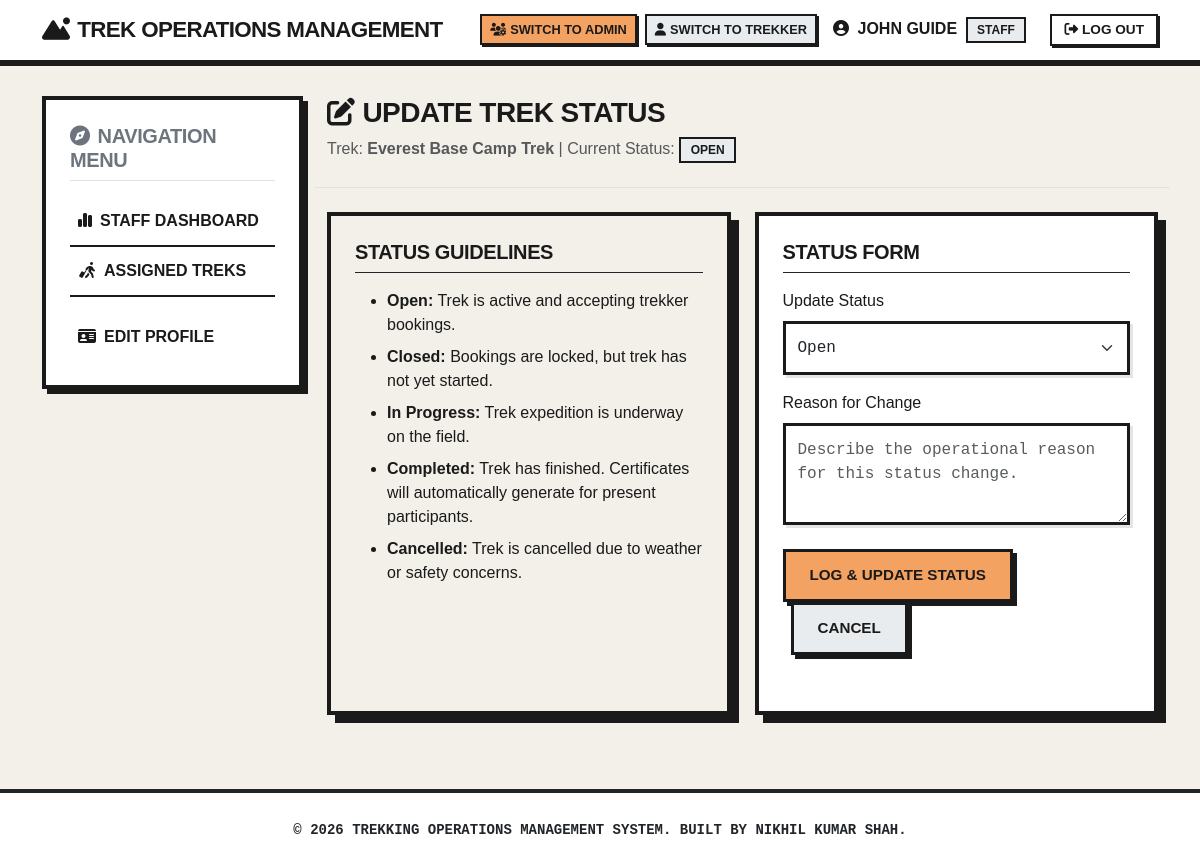
/staff/treks/1/update-status (signed in), run on the app's committed database.
### app/models/user.py (models this page shows, shortened)
class User(UserMixin, db.Model):
    __tablename__ = 'users'
    id = db.Column(db.Integer, primary_key=True)
    full_name = db.Column(db.String(100), nullable=False)
    email = db.Column(db.String(120), unique=True, nullable=False)
    phone = db.Column(db.String(20), nullable=False)
    password_hash = db.Column(db.String(256), nullable=False)
    role = db.Column(db.String(20), nullable=False, default='user')  # roles: admin, staff, user
    blood_group = db.Column(db.String(5), nullable=True)
    medical_conditions = db.Column(db.Text, nullable=True)
    emergency_contact_name = db.Column(db.String(100), nullable=True)
    emergency_contact_phone = db.Column(db.String(20), nullable=True)
    profile_image = db.Column(db.String(200), nullable=True)
    is_blacklisted = db.Column(db.Boolean, default=False, nullable=False)
    is_active = db.Column(db.Boolean, default=True, nullable=False)
    created_at = db.Column(db.DateTime, default=datetime.utcnow, nullable=False)
    bookings = db.relationship('Booking', backref='trekker', lazy=True, cascade='all, delete-orphan')
    staff_assignments = db.relationship('TrekStaffAssignment', backref='staff', lazy=True, cascade='all, delete-orphan')
    notifications = db.relationship('Notification', backref='user', lazy=True, cascade='all, delete-orphan')

### app/models/trek.py (models this page shows, shortened)
class Trek(db.Model):
    __tablename__ = 'treks'
    id = db.Column(db.Integer, primary_key=True)
    title = db.Column(db.String(100), nullable=False)
    location = db.Column(db.String(100), nullable=False)
    altitude = db.Column(db.Integer, nullable=False)  # in meters
    difficulty_level = db.Column(db.String(20), nullable=False)  # Easy, Moderate, Hard
    duration_days = db.Column(db.Integer, nullable=False)
    description = db.Column(db.Text, nullable=False)
    max_slots = db.Column(db.Integer, nullable=False)
    available_slots = db.Column(db.Integer, nullable=False)
    start_date = db.Column(db.Date, nullable=False)
    end_date = db.Column(db.Date, nullable=False)
    meeting_point = db.Column(db.String(150), nullable=False)
    trek_status = db.Column(db.String(30), default='Open', nullable=False)
    created_by = db.Column(db.Integer, db.ForeignKey('users.id'), nullable=False)
    created_at = db.Column(db.DateTime, default=datetime.utcnow, nullable=False)
    bookings = db.relationship('Booking', backref='trek', lazy=True, cascade='all, delete-orphan')
    staff_assignments = db.relationship('TrekStaffAssignment', backref='trek', lazy=True, cascade='all, delete-orphan')
    status_logs = db.relationship('TrekStatusLog', backref='trek', lazy=True, cascade='all, delete-orphan')

### app/routes/staff_routes.py (the view, shortened to what this page needs)
@staff_bp.route('/treks/<int:trek_id>/update-status', methods=['GET', 'POST'])
@login_required
@role_required('staff')
def update_status(trek_id):
    verify_staff_assignment(trek_id)
    trek = Trek.query.get_or_404(trek_id)
    form = TrekStatusForm(obj=trek)
    return render_template('staff/update_status.html', form=form, trek=trek)

### app/routes/forms.py
class TrekStatusForm(FlaskForm):
    trek_status = SelectField('Update Status', choices=[
        ('Open', 'Open'),
        ('Closed', 'Closed'),
        ('In Progress', 'In Progress'),
        ('Completed', 'Completed'),
        ('Cancelled', 'Cancelled')
    ], validators=[DataRequired()])
    reason = TextAreaField('Reason for Change', validators=[DataRequired(), Length(min=5, message="Please write a clear reason.")])
    submit = SubmitField('Log & Update Status')

### app/routes/staff_routes.py (called while the page is built)
def verify_staff_assignment(trek_id):
    assignment = TrekStaffAssignment.query.filter_by(
        trek_id=trek_id,
        staff_id=current_user.id,
        assignment_status='Active'
    ).first()
    if not assignment:
        abort(403)

### app/templates/staff/update_status.html (shortened to what this page needs)
{% extends "base.html" %}
{% block content %}
<div class="row mb-4 pb-2 border-bottom">
    <div class="col-12">
        <h3><i class="fa-solid fa-edit me-2"></i>Update Trek Status</h3>
        <p class="text-muted">Trek: <strong>{{ trek.title }}</strong> | Current Status: <span class="badge bg-secondary">{{ trek.trek_status }}</span></p>
    </div>
</div>
<div class="row">
    <div class="col-md-6 mb-4">
        <div class="brutalist-card brutalist-card--beige h-100">
            <h5 class="border-bottom border-dark pb-2 mb-3">Status Guidelines</h5>
            <ul>
                <li class="mb-2"><strong>Open:</strong> Trek is active and accepting trekker bookings.</li>
                <li class="mb-2"><strong>Closed:</strong> Bookings are locked, but trek has not yet started.</li>
                <li class="mb-2"><strong>In Progress:</strong> Trek expedition is underway on the field.</li>
                <li class="mb-2"><strong>Completed:</strong> Trek has finished. Certificates will automatically generate for present participants.</li>
                <li class="mb-2"><strong>Cancelled:</strong> Trek is cancelled due to weather or safety concerns.</li>
            </ul>
        </div>
    </div>
    <div class="col-md-6 mb-4">
        <div class="brutalist-card h-100">
            <h5 class="border-bottom border-dark pb-2 mb-3">Status Form</h5>
            <form method="POST" action="" novalidate>
                <div class="mb-3">
                    {{ form.trek_status.label(class="form-label") }}
                    {% if form.trek_status.errors %}
                        {{ form.trek_status(class="form-select is-invalid") }}
                        <div class="invalid-feedback">
                            {% for error in form.trek_status.errors %}
                                <span>{{ error }}</span>
                            {% endfor %}
                        </div>
                    {% else %}
                        {{ form.trek_status(class="form-select") }}
                    {% endif %}
                </div>
                <div class="mb-3">
                    {{ form.reason.label(class="form-label") }}
                    {% if form.reason.errors %}
                        {{ form.reason(class="form-control is-invalid", rows=3, placeholder="Describe the operational reason for this status change.") }}
                        <div class="invalid-feedback">
                            {% for error in form.reason.errors %}
                                <span>{{ error }}</span>
                            {% endfor %}
                        </div>
                    {% else %}
                        {{ form.reason(class="form-control", rows=3, placeholder="Describe the operational reason for this status change.") }}
                    {% endif %}
                </div>
                <div class="mt-4">
                    {{ form.submit(class="brutalist-btn brutalist-btn-primary") }}
                    <a href="{{ url_for('staff.list_treks') }}" class="brutalist-btn brutalist-btn-secondary ms-2">Cancel</a>
                </div>
            </form>
        </div>
    </div>
</div>
{% endblock %}

### app/templates/partials/navbar.html (shortened to what this page needs)
<nav class="navbar navbar-expand-lg navbar-light bg-white">
    <div class="container">
        <a class="navbar-brand" href="/">
            <i class="fa-solid fa-mountain-sun me-2"></i>Trek Operations Management
        </a>
        <div class="collapse navbar-collapse" id="navbarNav">
            <ul class="navbar-nav ms-auto align-items-center">
                {% if current_user.is_authenticated %}
                    {% if current_user.role != 'admin' %}
                        <li class="nav-item">
                            <a class="brutalist-btn brutalist-btn-primary me-2" style="padding: 0.25rem 0.5rem; font-size: 0.8rem; margin: 0; box-shadow: 2px 2px 0 var(--ui-border); border-width: 2px;" href="{{ url_for('auth.switch_role', role='admin') }}">
                                <i class="fa-solid fa-users-gear me-1"></i>Switch to Admin
                            </a>
                        </li>
                    {% endif %}
                    {% if current_user.role != 'user' %}
                        <li class="nav-item">
                            <a class="brutalist-btn brutalist-btn-secondary me-2" style="padding: 0.25rem 0.5rem; font-size: 0.8rem; margin: 0; box-shadow: 2px 2px 0 var(--ui-border); border-width: 2px;" href="{{ url_for('auth.switch_role', role='user') }}">
                                <i class="fa-solid fa-user me-1"></i>Switch to Trekker
                            </a>
                        </li>
                    {% endif %}
                    <li class="nav-item">
                        <span class="nav-link text-dark me-3">
                            <i class="fa-solid fa-user-circle me-1"></i>
                            {{ current_user.full_name }}
                            <span class="badge bg-secondary ms-1 text-uppercase" style="font-size: 0.75rem;">
                                {{ current_user.role }}
                            </span>
                        </span>
                    </li>
                    <li class="nav-item">
                        <a class="brutalist-btn" style="padding: 0.25rem 0.75rem; font-size: 0.85rem; margin: 0; box-shadow: 2px 2px 0 var(--ui-border); border-width: 2px;" href="{{ url_for('auth.logout') }}">
                            <i class="fa-solid fa-right-from-bracket me-1"></i>Log Out
                        </a>
                    </li>
                {% endif %}
            </ul>
        </div>
    </div>
</nav>

### app/static/css/base.css (style rules this page uses)
:root { --ui-bg: #f2f0e9; --ui-card-bg: #ffffff; --ui-text: #1a1a1a; --ui-accent: #e63946; --ui-border: #1a1a1a; --bauhaus-yellow: #f4a261; --bauhaus-blue: #2a9d8f; --bauhaus-coral: #e76f51; --brutalist-shadow-offset: 8px; --brutalist-border-width: 4px; }
body { background-color: var(--ui-bg); color: var(--ui-text); font-family: 'Space Grotesk', sans-serif; min-height: 100vh; display: flex; flex-direction: column; }
h1, h2, h3, h4, h5, h6 { font-family: 'Space Grotesk', sans-serif; font-weight: 700; text-transform: uppercase; letter-spacing: -0.02em; color: var(--ui-text); }

### app/static/css/components.css (style rules this page uses)
.brutalist-card { border: var(--brutalist-border-width) solid var(--ui-border); background-color: var(--ui-card-bg); padding: 1.5rem; box-shadow: var(--brutalist-shadow-offset) var(--brutalist-shadow-offset) 0 var(--ui-border); transition: all 0.2s cubic-bezier(0.19, 1, 0.22, 1); margin-bottom: 2rem; }
.brutalist-card--beige { background-color: var(--ui-bg) !important; color: var(--ui-text) !important; }
.brutalist-card--beige h1, .brutalist-card--beige h2, .brutalist-card--beige h3, .brutalist-card--beige h4, .brutalist-card--beige h5, .brutalist-card--beige h6, .brutalist-card--beige p, .brutalist-card--beige small, .brutalist-card--beige span, .brutalist-card--beige div, .brutalist-card--beige .brutalist-card__alert { color: var(--ui-text) !important; }
.brutalist-btn { display: inline-block; padding: 0.75rem 1.5rem; text-align: center; font-size: 0.95rem; font-weight: 700; text-transform: uppercase; border: 3px solid var(--ui-border); background-color: var(--ui-card-bg); color: var(--ui-text); position: relative; transition: all 0.15s ease; box-shadow: 4px 4px 0 var(--ui-border); text-decoration: none; cursor: pointer; }
.brutalist-btn-primary { background-color: var(--bauhaus-yellow); }
.brutalist-btn-secondary { background-color: #e9ecef; }
.form-control, .form-select { border: 3px solid var(--ui-border) !important; border-radius: 0 !important; padding: 0.75rem !important; font-family: 'Space Mono', monospace; font-weight: 500; background-color: #ffffff; box-shadow: 3px 3px 0 rgba(0,0,0,0.1); }
.navbar { border-bottom: 6px solid var(--ui-border) !important; background-color: #ffffff !important; }
.navbar-brand { font-weight: 900 !important; text-transform: uppercase; color: var(--ui-text) !important; letter-spacing: -0.03em; font-size: 1.4rem; }
.nav-link { color: var(--ui-text) !important; font-weight: 700; text-transform: uppercase; }
.badge { border-radius: 0 !important; border: 2px solid var(--ui-border); font-weight: 700; text-transform: uppercase; padding: 0.4em 0.8em !important; }
.bg-secondary { background-color: #e9ecef !important; color: var(--ui-text) !important; }

### data on the page
User: full_name "JOHN GUIDE", role "STAFF"
Trek: title "Everest Base Camp Trek", trek_status "OPEN", trek_status "Open"
